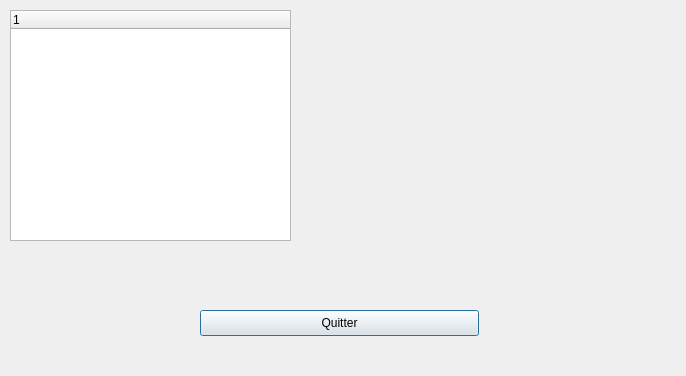
<?xml version="1.0" encoding="UTF-8"?>
<ui version="4.0">
 <class>RelationViewer</class>
 <widget class="QDialog" name="RelationViewer">
  <property name="geometry">
   <rect>
    <x>0</x>
    <y>0</y>
    <width>686</width>
    <height>376</height>
   </rect>
  </property>
  <property name="windowTitle">
   <string>Dialog</string>
  </property>
  <widget class="QPushButton" name="quit">
   <property name="geometry">
    <rect>
     <x>200</x>
     <y>310</y>
     <width>279</width>
     <height>26</height>
    </rect>
   </property>
   <property name="text">
    <string>Quitter</string>
   </property>
  </widget>
  <widget class="QWidget" name="">
   <property name="geometry">
    <rect>
     <x>10</x>
     <y>10</y>
     <width>281</width>
     <height>231</height>
    </rect>
   </property>
   <layout class="QGridLayout" name="gridLayout">
    <item row="0" column="0">
     <widget class="QTreeWidget" name="treeWidget">
      <column>
       <property name="text">
        <string notr="true">1</string>
       </property>
      </column>
     </widget>
    </item>
   </layout>
  </widget>
 </widget>
 <resources/>
 <connections/>
</ui>
